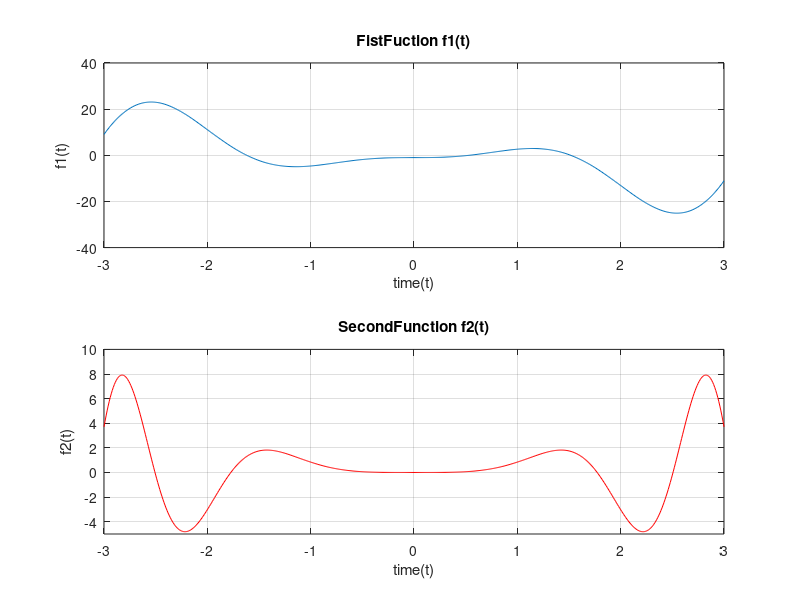

Source code (MATLAB):
t=[-3:0.01:3]
f1=4*t.^2.*sin(2*t)-1
f2=t.^2.*sin(t.^2)

subplot(211)
plot(t,f1)
title('FistFuction f1(t)')
xlabel('time(t)')
ylabel('f1(t)')
grid on
axis([-3, 3, -40, 40])

subplot(212)
plot(t,f2,'r-')
title('SecondFunction f2(t)')
xlabel('time(t)')
ylabel('f2(t)')
grid on
axis([-3, 3, -5, 10])